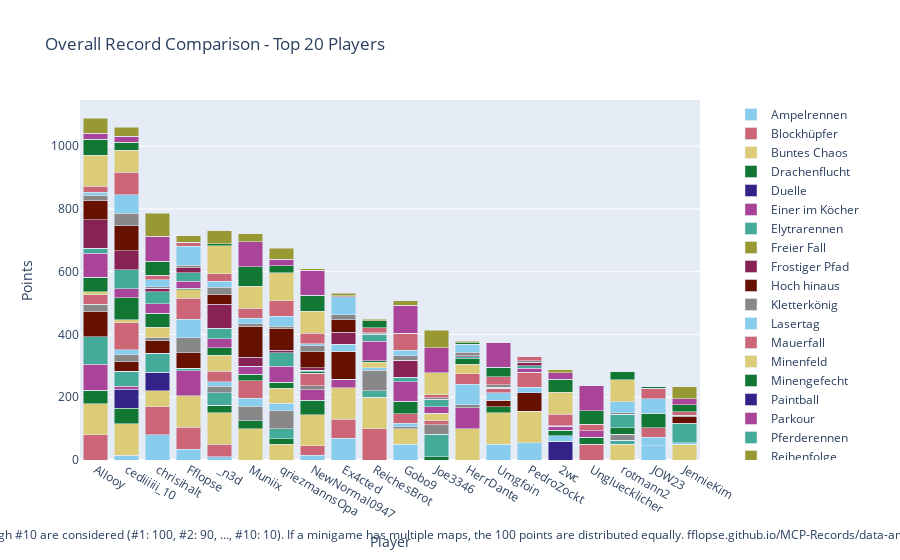

Notebook source saved alongside this figure:
### Code cell
import plotly.graph_objects as go

# Sum all columns to get the total score
outDf['Total'] = outDf.sum(axis=1)

# Sort by total score and fill N/A values with 0
outDf = outDf.sort_values(by='Total', ascending=False).fillna(0)

# Crop to top 10 players
cropDf = outDf.head(20).copy()

# Drop the 'Total' column for plotting
cropDf = cropDf.drop(columns=['Total'])

# Create a color palette
color_palette = px.colors.qualitative.Safe

# Create the stacked bar plot
fig = go.Figure()

cropDf = remove_duplicate_columns(cropDf)

for column in cropDf.columns.difference(['Player']):
    fig.add_trace(go.Bar(
        x=cropDf.index,
        y=cropDf[column],
        name=column,
        marker_color=color_palette[len(fig.data) % len(color_palette)]
    ))

# Update layout
fig.update_layout(
    barmode='stack',
    title='Overall Record Comparison - Top 20 Players',
    xaxis=dict(title='Player'),
    yaxis=dict(title='Points'),
    #height=800,
    #width=1000,
    legend=dict(
        x=1.05,
        y=0.5,
        traceorder='normal',
        font=dict(size=12),
        bgcolor='rgba(255, 255, 255, 0)',
        bordercolor='rgba(0, 0, 0, 0)'
    ),
    margin=dict(r=200),  # Adjust right margin to make room for the legend
    annotations=[
        dict(
            x=0.5,
            y=-0.235,
            xref='paper',
            yref='paper',
            text='Max 100 points per minigame. Records #1 through #10 are considered (#1: 100, #2: 90, ..., #10: 10). If a minigame has multiple maps, the 100 points are distributed equally. fflopse.github.io/MCP-Records/data-analysis/global-ranking.ipynb',
            showarrow=False,
            font=dict(size=12),
            xanchor='center'
        )
    ]
)

fig.show()

# save the plot as an html file

fig.write_html('out/overall_record_comparison.html')

### Figure 1 — Plotly figure (JSON) as saved in the notebook; plotly's stock layout.template omitted (floating-point values rounded to 4 significant figures)
{"data": [{"marker": {"color": "rgb(136, 204, 238)"}, "name": "Ampelrennen", "type": "bar", "x": ["Allooy", "cediiiiii_10", "chrisihalt", "Fflopse", "_n3d", "Muniix", "qriezmannsOpa", "NewNormal0947", "Ex4cted", "ReichesBrot", "Gobo9", "Joe3346", "HerrDante", "Umgfoin", "PedroZockt", "2wc", "Ungluecklicher", "rotmann2", "JOW23", "JennieKim"], "y": [0.0, 15.0, 80.0, 35.0, 10.0, 0.0, 0.0, 15.0, 70.0, 0.0, 50.0, 0.0, 0.0, 50.0, 55.0, 0.0, 0.0, 0.0, 45.0, 0.0]}, {"marker": {"color": "rgb(204, 102, 119)"}, "name": "Blockhüpfer", "type": "bar", "x": ["Allooy", "cediiiiii_10", "chrisihalt", "Fflopse", "_n3d", "Muniix", "qriezmannsOpa", "NewNormal0947", "Ex4cted", "ReichesBrot", "Gobo9", "Joe3346", "HerrDante", "Umgfoin", "PedroZockt", "2wc", "Ungluecklicher", "rotmann2", "JOW23", "JennieKim"], "y": [80.0, 0.0, 90.0, 70.0, 40.0, 0.0, 0.0, 30.0, 60.0, 100.0, 0.0, 0.0, 0.0, 0.0, 0.0, 0.0, 50.0, 0.0, 0.0, 0.0]}, {"marker": {"color": "rgb(221, 204, 119)"}, "name": "Buntes Chaos", "type": "bar", "x": ["Allooy", "cediiiiii_10", "chrisihalt", "Fflopse", "_n3d", "Muniix", "qriezmannsOpa", "NewNormal0947", "Ex4cted", "ReichesBrot", "Gobo9", "Joe3346", "HerrDante", "Umgfoin", "PedroZockt", "2wc", "Ungluecklicher", "rotmann2", "JOW23", "JennieKim"], "y": [100.0, 100.0, 50.0, 100.0, 100.0, 100.0, 50.0, 100.0, 100.0, 100.0, 50.0, 0.0, 100.0, 100.0, 100.0, 0.0, 0.0, 50.0, 0.0, 50.0]}, {"marker": {"color": "rgb(17, 119, 51)"}, "name": "Drachenflucht", "type": "bar", "x": ["Allooy", "cediiiiii_10", "chrisihalt", "Fflopse", "_n3d", "Muniix", "qriezmannsOpa", "NewNormal0947", "Ex4cted", "ReichesBrot", "Gobo9", "Joe3346", "HerrDante", "Umgfoin", "PedroZockt", "2wc", "Ungluecklicher", "rotmann2", "JOW23", "JennieKim"], "y": [42.5, 50.0, 0.0, 0.0, 25.0, 25.0, 17.5, 45.0, 0.0, 0.0, 0.0, 10.0, 0.0, 20.0, 0.0, 0.0, 22.5, 0.0, 0.0, 0.0]}, {"marker": {"color": "rgb(51, 34, 136)"}, "name": "Duelle", "type": "bar", "x": ["Allooy", "cediiiiii_10", "chrisihalt", "Fflopse", "_n3d", "Muniix", "qriezmannsOpa", "NewNormal0947", "Ex4cted", "ReichesBrot", "Gobo9", "Joe3346", "HerrDante", "Umgfoin", "PedroZockt", "2wc", "Ungluecklicher", "rotmann2", "JOW23", "JennieKim"], "y": [0.0, 60.0, 60.0, 0.0, 0.0, 0.0, 0.0, 0.0, 0.0, 0.0, 0.0, 0.0, 0.0, 0.0, 0.0, 60.0, 0.0, 0.0, 0.0, 0.0]}, {"marker": {"color": "rgb(170, 68, 153)"}, "name": "Einer im Köcher", "type": "bar", "x": ["Allooy", "cediiiiii_10", "chrisihalt", "Fflopse", "_n3d", "Muniix", "qriezmannsOpa", "NewNormal0947", "Ex4cted", "ReichesBrot", "Gobo9", "Joe3346", "HerrDante", "Umgfoin", "PedroZockt", "2wc", "Ungluecklicher", "rotmann2", "JOW23", "JennieKim"], "y": [83.33, 10.0, 0.0, 80.0, 0.0, 0.0, 0.0, 33.33, 26.67, 0.0, 0.0, 0.0, 66.67, 0.0, 0.0, 0.0, 20.0, 0.0, 0.0, 0.0]}, {"marker": {"color": "rgb(68, 170, 153)"}, "name": "Elytrarennen", "type": "bar", "x": ["Allooy", "cediiiiii_10", "chrisihalt", "Fflopse", "_n3d", "Muniix", "qriezmannsOpa", "NewNormal0947", "Ex4cted", "ReichesBrot", "Gobo9", "Joe3346", "HerrDante", "Umgfoin", "PedroZockt", "2wc", "Ungluecklicher", "rotmann2", "JOW23", "JennieKim"], "y": [87.5, 47.5, 60.0, 7.5, 40.0, 0.0, 32.5, 0.0, 0.0, 20.0, 0.0, 72.5, 0.0, 0.0, 0.0, 0.0, 0.0, 12.5, 0.0, 0.0]}, {"marker": {"color": "rgb(153, 153, 51)"}, "name": "Freier Fall", "type": "bar", "x": ["Allooy", "cediiiiii_10", "chrisihalt", "Fflopse", "_n3d", "Muniix", "qriezmannsOpa", "NewNormal0947", "Ex4cted", "ReichesBrot", "Gobo9", "Joe3346", "HerrDante", "Umgfoin", "PedroZockt", "2wc", "Ungluecklicher", "rotmann2", "JOW23", "JennieKim"], "y": [0.0, 0.0, 0.0, 0.0, 0.0, 0.0, 0.0, 0.0, 0.0, 0.0, 0.0, 0.0, 0.0, 0.0, 0.0, 0.0, 0.0, 0.0, 0.0, 0.0]}, {"marker": {"color": "rgb(136, 34, 85)"}, "name": "Frostiger Pfad", "type": "bar", "x": ["Allooy", "cediiiiii_10", "chrisihalt", "Fflopse", "_n3d", "Muniix", "qriezmannsOpa", "NewNormal0947", "Ex4cted", "ReichesBrot", "Gobo9", "Joe3346", "HerrDante", "Umgfoin", "PedroZockt", "2wc", "Ungluecklicher", "rotmann2", "JOW23", "JennieKim"], "y": [0.0, 0.0, 0.0, 0.0, 0.0, 0.0, 0.0, 0.0, 0.0, 0.0, 0.0, 0.0, 0.0, 0.0, 0.0, 0.0, 0.0, 0.0, 0.0, 0.0]}, {"marker": {"color": "rgb(102, 17, 0)"}, "name": "Hoch hinaus", "type": "bar", "x": ["Allooy", "cediiiiii_10", "chrisihalt", "Fflopse", "_n3d", "Muniix", "qriezmannsOpa", "NewNormal0947", "Ex4cted", "ReichesBrot", "Gobo9", "Joe3346", "HerrDante", "Umgfoin", "PedroZockt", "2wc", "Ungluecklicher", "rotmann2", "JOW23", "JennieKim"], "y": [80.0, 30.0, 40.0, 50.0, 0.0, 0.0, 0.0, 0.0, 90.0, 0.0, 0.0, 0.0, 0.0, 20.0, 60.0, 0.0, 0.0, 0.0, 0.0, 0.0]}, {"marker": {"color": "rgb(136, 136, 136)"}, "name": "Kletterkönig", "type": "bar", "x": ["Allooy", "cediiiiii_10", "chrisihalt", "Fflopse", "_n3d", "Muniix", "qriezmannsOpa", "NewNormal0947", "Ex4cted", "ReichesBrot", "Gobo9", "Joe3346", "HerrDante", "Umgfoin", "PedroZockt", "2wc", "Ungluecklicher", "rotmann2", "JOW23", "JennieKim"], "y": [23.33, 23.33, 10.0, 46.67, 20.0, 46.67, 56.67, 13.33, 0.0, 66.67, 6.667, 30.0, 10.0, 0.0, 0.0, 0.0, 0.0, 20.0, 0.0, 0.0]}, {"marker": {"color": "rgb(136, 204, 238)"}, "name": "Lasertag", "type": "bar", "x": ["Allooy", "cediiiiii_10", "chrisihalt", "Fflopse", "_n3d", "Muniix", "qriezmannsOpa", "NewNormal0947", "Ex4cted", "ReichesBrot", "Gobo9", "Joe3346", "HerrDante", "Umgfoin", "PedroZockt", "2wc", "Ungluecklicher", "rotmann2", "JOW23", "JennieKim"], "y": [0.0, 15.0, 0.0, 60.0, 15.0, 25.0, 25.0, 0.0, 22.5, 7.5, 10.0, 0.0, 65.0, 25.0, 17.5, 17.5, 0.0, 0.0, 27.5, 5.0]}, {"marker": {"color": "rgb(204, 102, 119)"}, "name": "Mauerfall", "type": "bar", "x": ["Allooy", "cediiiiii_10", "chrisihalt", "Fflopse", "_n3d", "Muniix", "qriezmannsOpa", "NewNormal0947", "Ex4cted", "ReichesBrot", "Gobo9", "Joe3346", "HerrDante", "Umgfoin", "PedroZockt", "2wc", "Ungluecklicher", "rotmann2", "JOW23", "JennieKim"], "y": [30.0, 86.67, 0.0, 66.67, 33.33, 56.67, 0.0, 40.0, 0.0, 0.0, 30.0, 13.33, 33.33, 13.33, 46.67, 0.0, 0.0, 0.0, 30.0, 0.0]}, {"marker": {"color": "rgb(221, 204, 119)"}, "name": "Minenfeld", "type": "bar", "x": ["Allooy", "cediiiiii_10", "chrisihalt", "Fflopse", "_n3d", "Muniix", "qriezmannsOpa", "NewNormal0947", "Ex4cted", "ReichesBrot", "Gobo9", "Joe3346", "HerrDante", "Umgfoin", "PedroZockt", "2wc", "Ungluecklicher", "rotmann2", "JOW23", "JennieKim"], "y": [10.0, 10.0, 33.33, 26.67, 50.0, 0.0, 46.67, 0.0, 0.0, 16.67, 0.0, 23.33, 30.0, 0.0, 0.0, 0.0, 0.0, 0.0, 0.0, 0.0]}, {"marker": {"color": "rgb(17, 119, 51)"}, "name": "Minengefecht", "type": "bar", "x": ["Allooy", "cediiiiii_10", "chrisihalt", "Fflopse", "_n3d", "Muniix", "qriezmannsOpa", "NewNormal0947", "Ex4cted", "ReichesBrot", "Gobo9", "Joe3346", "HerrDante", "Umgfoin", "PedroZockt", "2wc", "Ungluecklicher", "rotmann2", "JOW23", "JennieKim"], "y": [45.0, 70.0, 45.0, 5.0, 25.0, 20.0, 20.0, 5.0, 0.0, 5.0, 40.0, 0.0, 17.5, 0.0, 0.0, 17.5, 0.0, 20.0, 45.0, 0.0]}, {"marker": {"color": "rgb(51, 34, 136)"}, "name": "Paintball", "type": "bar", "x": ["Allooy", "cediiiiii_10", "chrisihalt", "Fflopse", "_n3d", "Muniix", "qriezmannsOpa", "NewNormal0947", "Ex4cted", "ReichesBrot", "Gobo9", "Joe3346", "HerrDante", "Umgfoin", "PedroZockt", "2wc", "Ungluecklicher", "rotmann2", "JOW23", "JennieKim"], "y": [0.0, 0.0, 0.0, 0.0, 0.0, 0.0, 0.0, 0.0, 0.0, 0.0, 0.0, 0.0, 0.0, 0.0, 0.0, 0.0, 0.0, 0.0, 0.0, 0.0]}, {"marker": {"color": "rgb(170, 68, 153)"}, "name": "Parkour", "type": "bar", "x": ["Allooy", "cediiiiii_10", "chrisihalt", "Fflopse", "_n3d", "Muniix", "qriezmannsOpa", "NewNormal0947", "Ex4cted", "ReichesBrot", "Gobo9", "Joe3346", "HerrDante", "Umgfoin", "PedroZockt", "2wc", "Ungluecklicher", "rotmann2", "JOW23", "JennieKim"], "y": [77.5, 27.5, 30.0, 22.5, 27.5, 25.0, 50.0, 0.0, 0.0, 62.5, 62.5, 20.0, 0.0, 0.0, 12.5, 12.5, 0.0, 0.0, 0.0, 0.0]}, {"marker": {"color": "rgb(68, 170, 153)"}, "name": "Pferderennen", "type": "bar", "x": ["Allooy", "cediiiiii_10", "chrisihalt", "Fflopse", "_n3d", "Muniix", "qriezmannsOpa", "NewNormal0947", "Ex4cted", "ReichesBrot", "Gobo9", "Joe3346", "HerrDante", "Umgfoin", "PedroZockt", "2wc", "Ungluecklicher", "rotmann2", "JOW23", "JennieKim"], "y": [15.0, 61.67, 38.33, 26.67, 33.33, 0.0, 43.33, 5.0, 0.0, 21.67, 15.0, 23.33, 6.667, 3.333, 8.333, 0.0, 0.0, 43.33, 0.0, 60.0]}, {"marker": {"color": "rgb(153, 153, 51)"}, "name": "Reihenfolge", "type": "bar", "x": ["Allooy", "cediiiiii_10", "chrisihalt", "Fflopse", "_n3d", "Muniix", "qriezmannsOpa", "NewNormal0947", "Ex4cted", "ReichesBrot", "Gobo9", "Joe3346", "HerrDante", "Umgfoin", "PedroZockt", "2wc", "Ungluecklicher", "rotmann2", "JOW23", "JennieKim"], "y": [0.0, 0.0, 0.0, 0.0, 0.0, 0.0, 0.0, 0.0, 0.0, 0.0, 0.0, 0.0, 0.0, 0.0, 0.0, 0.0, 0.0, 0.0, 0.0, 0.0]}, {"marker": {"color": "rgb(136, 34, 85)"}, "name": "Replika", "type": "bar", "x": ["Allooy", "cediiiiii_10", "chrisihalt", "Fflopse", "_n3d", "Muniix", "qriezmannsOpa", "NewNormal0947", "Ex4cted", "ReichesBrot", "Gobo9", "Joe3346", "HerrDante", "Umgfoin", "PedroZockt", "2wc", "Ungluecklicher", "rotmann2", "JOW23", "JennieKim"], "y": [92.2, 60.51, 11.1, 15.34, 76.95, 28.39, 7.966, 7.881, 37.2, 3.051, 53.64, 0.5932, 3.305, 0.0, 11.02, 1.017, 0.2542, 0.678, 0.5085, 2.373]}, {"marker": {"color": "rgb(102, 17, 0)"}, "name": "Runterpurzeln", "type": "bar", "x": ["Allooy", "cediiiiii_10", "chrisihalt", "Fflopse", "_n3d", "Muniix", "qriezmannsOpa", "NewNormal0947", "Ex4cted", "ReichesBrot", "Gobo9", "Joe3346", "HerrDante", "Umgfoin", "PedroZockt", "2wc", "Ungluecklicher", "rotmann2", "JOW23", "JennieKim"], "y": [60.0, 80.0, 0.0, 0.0, 30.0, 100.0, 70.0, 50.0, 40.0, 0.0, 0.0, 0.0, 0.0, 0.0, 0.0, 0.0, 0.0, 0.0, 0.0, 20.0]}, {"marker": {"color": "rgb(136, 136, 136)"}, "name": "Sammelwahn", "type": "bar", "x": ["Allooy", "cediiiiii_10", "chrisihalt", "Fflopse", "_n3d", "Muniix", "qriezmannsOpa", "NewNormal0947", "Ex4cted", "ReichesBrot", "Gobo9", "Joe3346", "HerrDante", "Umgfoin", "PedroZockt", "2wc", "Ungluecklicher", "rotmann2", "JOW23", "JennieKim"], "y": [17.21, 38.6, 4.419, 8.837, 23.95, 7.907, 6.279, 21.4, 16.98, 2.093, 15.12, 4.651, 10.7, 8.837, 4.651, 0.0, 0.9302, 3.953, 0.4651, 6.047]}, {"marker": {"color": "rgb(136, 204, 238)"}, "name": "Schießstand", "type": "bar", "x": ["Allooy", "cediiiiii_10", "chrisihalt", "Fflopse", "_n3d", "Muniix", "qriezmannsOpa", "NewNormal0947", "Ex4cted", "ReichesBrot", "Gobo9", "Joe3346", "HerrDante", "Umgfoin", "PedroZockt", "2wc", "Ungluecklicher", "rotmann2", "JOW23", "JennieKim"], "y": [10.0, 60.0, 22.5, 60.0, 20.0, 17.5, 32.5, 5.0, 57.5, 0.0, 17.5, 0.0, 25.0, 0.0, 0.0, 0.0, 0.0, 35.0, 47.5, 0.0]}, {"marker": {"color": "rgb(204, 102, 119)"}, "name": "Skywars", "type": "bar", "x": ["Allooy", "cediiiiii_10", "chrisihalt", "Fflopse", "_n3d", "Muniix", "qriezmannsOpa", "NewNormal0947", "Ex4cted", "ReichesBrot", "Gobo9", "Joe3346", "HerrDante", "Umgfoin", "PedroZockt", "2wc", "Ungluecklicher", "rotmann2", "JOW23", "JennieKim"], "y": [18.33, 71.67, 13.33, 13.33, 23.33, 31.67, 48.33, 33.33, 3.333, 16.67, 53.33, 10.0, 0.0, 25.0, 13.33, 36.67, 20.0, 0.0, 33.33, 10.0]}, {"marker": {"color": "rgb(221, 204, 119)"}, "name": "Spleef", "type": "bar", "x": ["Allooy", "cediiiiii_10", "chrisihalt", "Fflopse", "_n3d", "Muniix", "qriezmannsOpa", "NewNormal0947", "Ex4cted", "ReichesBrot", "Gobo9", "Joe3346", "HerrDante", "Umgfoin", "PedroZockt", "2wc", "Ungluecklicher", "rotmann2", "JOW23", "JennieKim"], "y": [100.0, 70.0, 0.0, 0.0, 90.0, 70.0, 90.0, 70.0, 0.0, 0.0, 0.0, 70.0, 0.0, 0.0, 0.0, 70.0, 0.0, 70.0, 0.0, 0.0]}, {"marker": {"color": "rgb(17, 119, 51)"}, "name": "Survivalgames", "type": "bar", "x": ["Allooy", "cediiiiii_10", "chrisihalt", "Fflopse", "_n3d", "Muniix", "qriezmannsOpa", "NewNormal0947", "Ex4cted", "ReichesBrot", "Gobo9", "Joe3346", "HerrDante", "Umgfoin", "PedroZockt", "2wc", "Ungluecklicher", "rotmann2", "JOW23", "JennieKim"], "y": [50.0, 25.0, 45.0, 0.0, 5.0, 62.5, 22.5, 50.0, 0.0, 22.5, 0.0, 0.0, 5.0, 30.0, 0.0, 42.5, 42.5, 25.0, 5.0, 22.5]}, {"marker": {"color": "rgb(51, 34, 136)"}, "name": "Todeswürfel", "type": "bar", "x": ["Allooy", "cediiiiii_10", "chrisihalt", "Fflopse", "_n3d", "Muniix", "qriezmannsOpa", "NewNormal0947", "Ex4cted", "ReichesBrot", "Gobo9", "Joe3346", "HerrDante", "Umgfoin", "PedroZockt", "2wc", "Ungluecklicher", "rotmann2", "JOW23", "JennieKim"], "y": [0.0, 0.0, 0.0, 0.0, 0.0, 0.0, 0.0, 0.0, 0.0, 0.0, 0.0, 0.0, 0.0, 0.0, 0.0, 0.0, 0.0, 0.0, 0.0, 0.0]}, {"marker": {"color": "rgb(170, 68, 153)"}, "name": "Turmroulette", "type": "bar", "x": ["Allooy", "cediiiiii_10", "chrisihalt", "Fflopse", "_n3d", "Muniix", "qriezmannsOpa", "NewNormal0947", "Ex4cted", "ReichesBrot", "Gobo9", "Joe3346", "HerrDante", "Umgfoin", "PedroZockt", "2wc", "Ungluecklicher", "rotmann2", "JOW23", "JennieKim"], "y": [20.0, 20.0, 80.0, 0.0, 0.0, 80.0, 20.0, 80.0, 0.0, 0.0, 90.0, 80.0, 0.0, 80.0, 0.0, 20.0, 80.0, 0.0, 0.0, 20.0]}, {"marker": {"color": "rgb(68, 170, 153)"}, "name": "Waffenfolge", "type": "bar", "x": ["Allooy", "cediiiiii_10", "chrisihalt", "Fflopse", "_n3d", "Muniix", "qriezmannsOpa", "NewNormal0947", "Ex4cted", "ReichesBrot", "Gobo9", "Joe3346", "HerrDante", "Umgfoin", "PedroZockt", "2wc", "Ungluecklicher", "rotmann2", "JOW23", "JennieKim"], "y": [0.0, 0.0, 0.0, 0.0, 0.0, 0.0, 0.0, 0.0, 0.0, 0.0, 0.0, 0.0, 0.0, 0.0, 0.0, 0.0, 0.0, 0.0, 0.0, 0.0]}, {"marker": {"color": "rgb(153, 153, 51)"}, "name": "Wettrennen", "type": "bar", "x": ["Allooy", "cediiiiii_10", "chrisihalt", "Fflopse", "_n3d", "Muniix", "qriezmannsOpa", "NewNormal0947", "Ex4cted", "ReichesBrot", "Gobo9", "Joe3346", "HerrDante", "Umgfoin", "PedroZockt", "2wc", "Ungluecklicher", "rotmann2", "JOW23", "JennieKim"], "y": [48.0, 28.0, 74.0, 20.0, 42.0, 24.0, 36.0, 6.0, 8.0, 4.0, 14.0, 56.0, 6.0, 0.0, 0.0, 10.0, 0.0, 0.0, 0.0, 38.0]}], "layout": {"annotations": [{"font": {"size": 12}, "showarrow": false, "text": "Max 100 points per minigame. Records #1 through #10 are considered (#1: 100, #2: 90, ..., #10: 10). If a minigame has multiple maps, the 100 points are distributed equally. fflopse.github.io/MCP-Records/data-analysis/global-ranking.ipynb", "x": 0.5, "xanchor": "center", "xref": "paper", "y": -0.235, "yref": "paper"}], "barmode": "stack", "legend": {"bgcolor": "rgba(255, 255, 255, 0)", "bordercolor": "rgba(0, 0, 0, 0)", "font": {"size": 12}, "traceorder": "normal", "x": 1.05, "y": 0.5}, "margin": {"r": 200}, "title": {"text": "Overall Record Comparison - Top 20 Players"}, "xaxis": {"title": {"text": "Player"}}, "yaxis": {"title": {"text": "Points"}}}}
